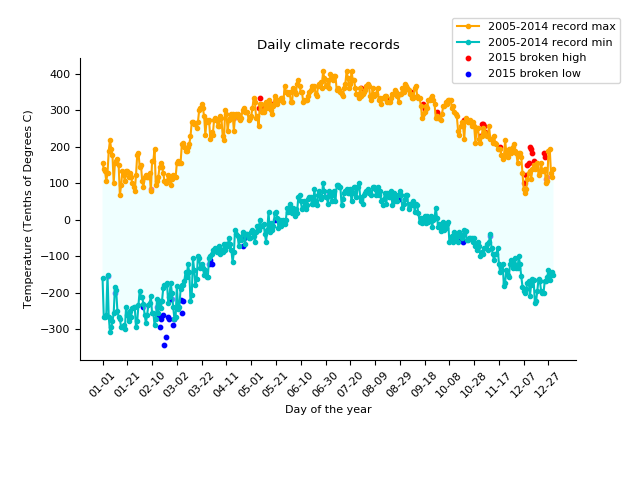

Generate this figure with Python:
%matplotlib notebook
import matplotlib.pyplot as plt
import pandas as pd
import numpy as np

hashid = "fb441e62df2d58994928907a91895ec62c2c42e6cd075c2700843b89"
df = pd.read_csv('data/C2A2_data/BinnedCsvs_d400/{}.csv'.format(hashid))
df.sort(['ID','Date'])
df['Year'], df['Month-Date'] = zip(*df['Date'].apply(lambda x: (x[:4], x[5:])))
df = df[df['Month-Date'] != '02-29']
df['Date'] = pd.to_datetime(df['Date'])

df_max = (df[(df['Element'] == "TMAX") & (df["Date"]>='2005-01-01') & (df["Date"]<='2014-12-31')]
          .groupby(["Month-Date"])
          .aggregate({'Data_Value':np.max})
          )
df_min = (df[(df['Element'] == "TMIN") & (df["Date"]>='2005-01-01') & (df["Date"]<='2014-12-31')]
          .groupby(["Month-Date"])
          .aggregate({'Data_Value':np.min})
          )

temp_min_15 = df[(df['Element'] == 'TMIN') & (df['Year'] == '2015')].groupby('Month-Date').aggregate({'Data_Value':np.min})
temp_max_15 = df[(df['Element'] == 'TMAX') & (df['Year'] == '2015')].groupby('Month-Date').aggregate({'Data_Value':np.max})

broken_min = np.where(temp_min_15['Data_Value'] < df_min['Data_Value'])[0]
broken_max = np.where(temp_max_15['Data_Value'] > df_max['Data_Value'])[0]

plt.rcParams.update({'font.size': 8})

plt.figure()
plt.plot(df_max.values, ".-", color="orange")
plt.plot(df_min.values, ".c-")
plt.scatter(broken_max, temp_max_15.iloc[broken_max], s = 10, c = 'r')
plt.scatter(broken_min, temp_min_15.iloc[broken_min], s = 10, c = 'b')
plt.xlabel('Day of the year')
plt.ylabel('Temperature (Tenths of Degrees C)')
plt.title('Daily climate records')
plt.legend(['2005-2014 record max', '2005-2014 record min','2015 broken high', '2015 broken low'], loc=1,bbox_to_anchor=(1.1, 1.15))
plt.xticks(range(0, len(df_min), 20), df_min.index[range(0, len(df_min), 20)], rotation = '45')
plt.subplots_adjust(bottom=0.25)
plt.gca().spines['top'].set_visible(False)
plt.gca().spines['right'].set_visible(False)
plt.gca().fill_between(range(len(df_min)), df_min["Data_Value"], df_max["Data_Value"], facecolor = 'lightcyan', alpha = 0.5)
plt.show()
